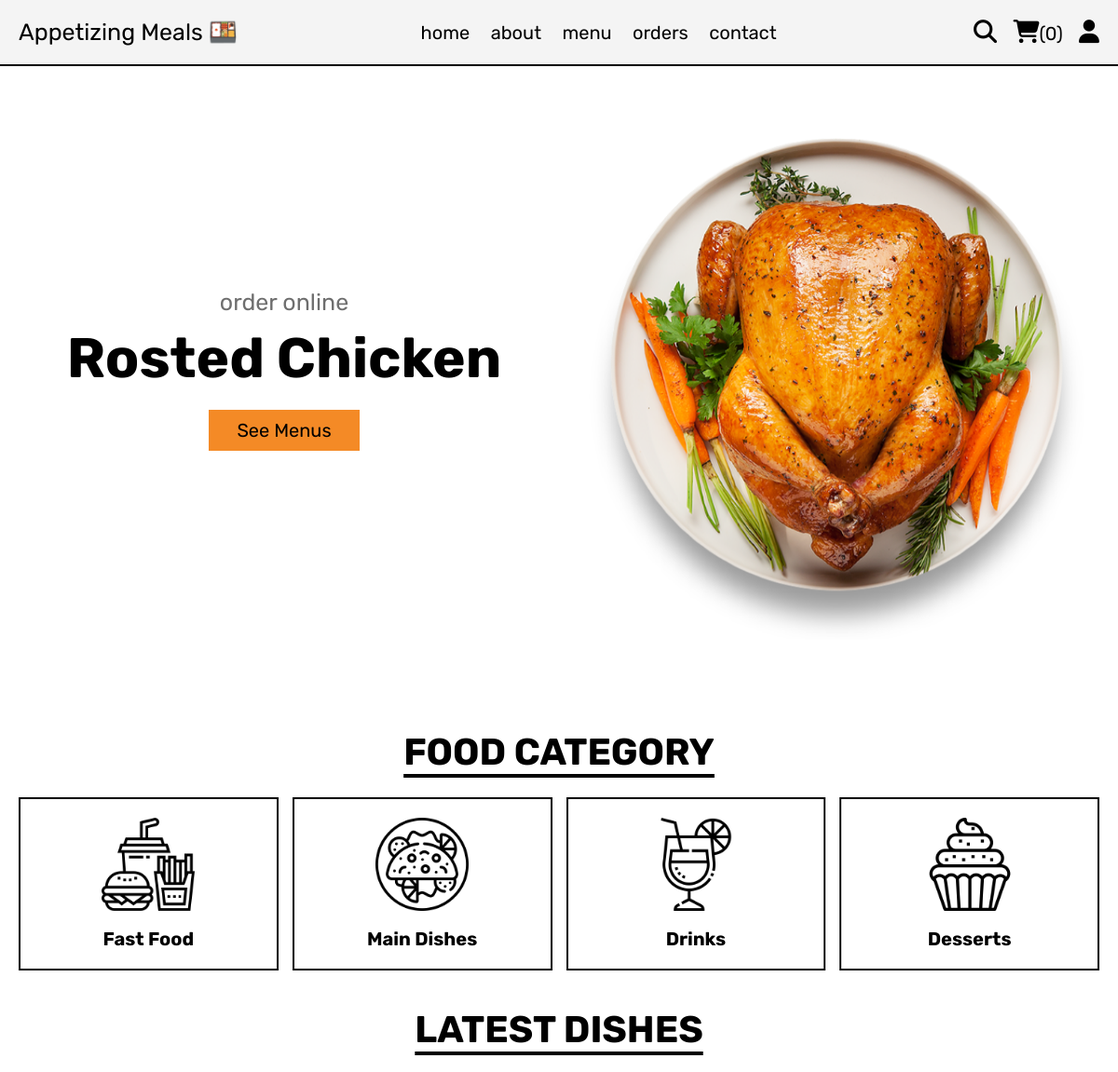
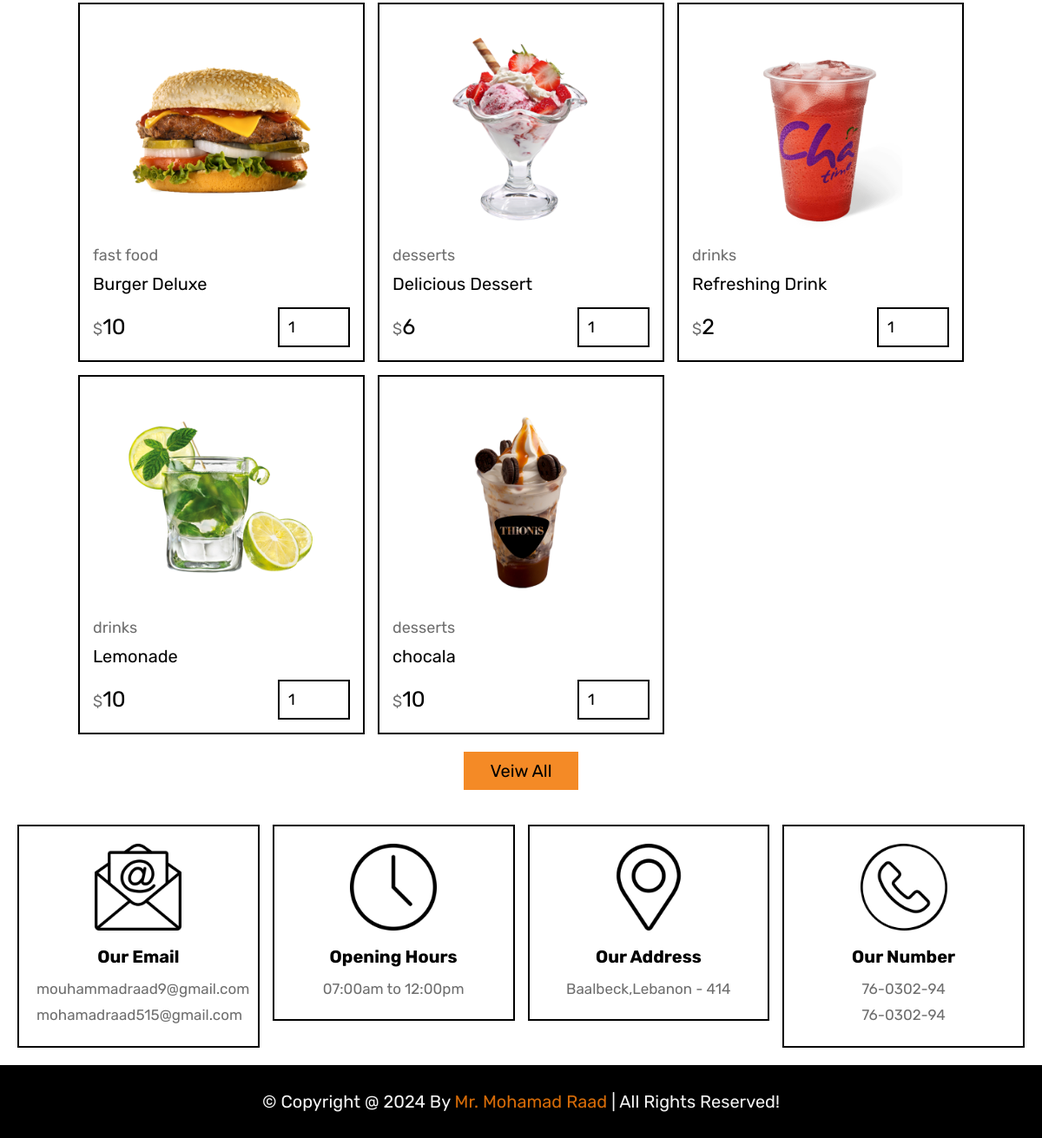
The app's page /home.php with its own data (2 pictures, top to bottom).
### tables this page shows
CREATE TABLE `products` (
  `id` int(100) NOT NULL,
  `name` varchar(100) NOT NULL,
  `category` varchar(100) NOT NULL,
  `price` int(10) NOT NULL,
  `image` varchar(100) NOT NULL
);

### home.php (the view, shortened to what this page needs)
<?php
include 'components/connect.php';
?>
<!DOCTYPE html>
<html lang="en">
<head>
   <link rel="stylesheet" href="https://unpkg.com/swiper@8/swiper-bundle.min.css" />
   <link rel="stylesheet" href="https://cdnjs.cloudflare.com/ajax/libs/font-awesome/6.1.1/css/all.min.css">
   <link rel="stylesheet" href="css/style.css">
</head>
<body>
<?php include 'components/user_header.php'; ?>
<section class="hero">
   <div class="swiper hero-slider">
      <div>
      <div class="swiper-slide slide">
            <div class="content">
               <span>order online</span>
               <h3>rosted chicken</h3>
               <a href="#" class="btn">see menus</a>
            </div>
            <div class="image">
               <img src="images/home-img-3.png" alt="">
            </div>
         </div>
</div>
   </div>
</section>
<section class="category">
   <h1 class="title">food category</h1>
   <div class="box-container">
      <a href="category.php?category=fast food" class="box">
         <img src="images/cat-1.png" alt="">
         <h3>fast food</h3>
      </a>
      <a href="category.php?category=main dish" class="box">
         <img src="images/cat-2.png" alt="">
         <h3>main dishes</h3>
      </a>
      <a href="category.php?category=drinks" class="box">
         <img src="images/cat-3.png" alt="">
         <h3>drinks</h3>
      </a>
      <a href="category.php?category=desserts" class="box">
         <img src="images/cat-4.png" alt="">
         <h3>desserts</h3>
      </a>
   </div>
</section>
<section class="products">
   <h1 class="title">latest dishes</h1>
   <div class="box-container">
      <?php
         $select_products = $conn->prepare("SELECT * FROM `products` LIMIT 6");
         $select_products->execute();
         if($select_products->rowCount() > 0){
            while($fetch_products = $select_products->fetch(PDO::FETCH_ASSOC)){
      ?>
      <form action="" method="post" class="box">
         <img src="uploaded_img/<?= $fetch_products['image']; ?>" alt="">
         <a href="category.php?category=<?= $fetch_products['category']; ?>" class="cat"><?= $fetch_products['category']; ?></a>
         <div class="name"><?= $fetch_products['name']; ?></div>
         <div class="flex">
            <div class="price"><span>$</span><?= $fetch_products['price']; ?></div>
            <input type="number" name="qty" class="qty" min="1" max="99" value="1" maxlength="2">
         </div>
      </form>
      <?php
            }
         }else{
            echo '<p class="empty">no products added yet!</p>';
         }
      ?>
   </div>
   <div class="more-btn">
      <a href="menu.php" class="btn">veiw all</a>
   </div>
</section>
<?php include 'components/footer.php'; ?>
</body>
</html>

### components/user_header.php (shortened to what this page needs)
<header class="header">
   <section class="flex">
      <a href="home.php" class="logo"> Appetizing Meals 🍱</a>
      <nav class="navbar">
         <a href="home.php">home</a>
         <a href="about.php">about</a>
         <a href="menu.php">menu</a>
         <a href="orders.php">orders</a>
         <a href="contact.php">contact</a>
      </nav>
      <div class="icons">
         <?php
            $count_cart_items = $conn->prepare("SELECT * FROM `cart` WHERE user_id = ?");
            $count_cart_items->execute([$user_id]);
            $total_cart_items = $count_cart_items->rowCount();
         ?>
         <a href="search.php"><i class="fas fa-search"></i></a>
         <a href="cart.php"><i class="fas fa-shopping-cart"></i><span>(<?= $total_cart_items; ?>)</span></a>
         <div id="user-btn" class="fas fa-user"></div>
      </div>
   </section>
</header>

### components/footer.php
<footer class="footer">
   <section class="grid">
      <div class="box">
         <img src="images/email-icon.png" alt="">
         <h3>our email</h3>
         <a href="mailto:mouhammadraad9@gmail.com">mouhammadraad9@gmail.com</a>
         <a href="mailto:mohamadraad515@gmail.com">mohamadraad515@gmail.com</a>
      </div>
      <div class="box">
         <img src="images/clock-icon.png" alt="">
         <h3>opening hours</h3>
         <p>07:00am to 12:00pm</p>
      </div>
      <div class="box">
         <img src="images/map-icon.png" alt="">
         <h3>our address</h3>
         <a href="#">Baalbeck,Lebanon - 414</a>
      </div>
      <div class="box">
         <img src="images/phone-icon.png" alt="">
         <h3>our number</h3>
         <a href="tel:76030294">76-0302-94</a>
         <a href="tel:76030294">76-0302-94</a>
   </div>
   </section>
   <div class="credit">&copy; copyright @ <?= date('Y'); ?> by <span>mr. Mohamad Raad</span> | all rights reserved!</div>
</footer>

### css/style.css (style rules this page uses)
:root { --yellow: #f37a09e0; --red: #d32f2f; --white: #f4f4f4; --black: #000000; --light-color: #6e6e6e; --border: .2rem solid var(--black); }
* { font-family: 'Rubik', sans-serif; margin:0; padding:0; box-sizing: border-box; outline: none; border: none; text-decoration: none; }
html { font-size: 62.5%; overflow-x: hidden; scroll-behavior: smooth; stop-opacity: 7rem; }
section { margin:0 auto; max-width: 1200px; padding:2rem; }
.title { text-align: center; margin-bottom: 2.5rem; font-size: 4rem; color:var(--black); text-transform: uppercase; text-decoration: underline; text-underline-offset: 1rem; }
.btn, .delete-btn { margin-top: 1rem; display: inline-block; font-size: 2rem; padding:1rem 3rem; cursor: pointer; text-transform: capitalize; transition: .2s linear; }
.btn { background-color: var(--yellow); color:var(--black); }
.header { position: sticky; top:0; left:0; right:0; z-index: 1000; background-color: var(--white); border-bottom: var(--border); }
.header .flex { display: flex; align-items: center; justify-content: space-between; position: relative; }
.header .flex .logo { font-size: 2.5rem; color:var(--black); }
.header .flex .navbar a { font-size: 2rem; color:var(--black); margin:0 1rem; }
.header .flex .icons > * { margin-left: 1.5rem; font-size: 2.5rem; color:var(--black); cursor: pointer; }
.header .flex .icons span { font-size: 2rem; }
.hero .slide { display: flex; align-items: center; flex-wrap: wrap-reverse; gap:2rem; margin-bottom: 4rem; }
.hero .slide .image { flex:1 1 40rem; }
.hero .slide .image img { width: 100%; }
.hero .slide .content { flex:1 1 40rem; text-align: center; }
.hero .slide .content span { font-size: 2.5rem; color:var(--light-color); }
.hero .slide .content h3 { margin:1rem 0; font-size: 6rem; color:var(--black); text-transform: capitalize; }
.category .box-container { display: grid; grid-template-columns: repeat(auto-fit, minmax(27rem, 1fr)); gap:1.5rem; align-items: flex-start; }
.category .box-container .box { border:var(--border); padding:2rem; text-align: center; }
.category .box-container .box img { width: 100%; height: 10rem; object-fit: contain; }
.category .box-container .box h3 { font-size: 2rem; margin-top: 1.5rem; color:var(--black); text-transform: capitalize; }
.products .box-container { display: grid; grid-template-columns: repeat(auto-fit, 33rem); justify-content: center; align-items: flex-start; gap:1.5rem; }
.products .box-container .box { border:var(--border); padding:1.5rem; position: relative; overflow: hidden; }
.products .box-container .box img { height: 25rem; width: 100%; object-fit: contain; margin-bottom: 1rem; }
.products .box-container .box .cat { font-size: 1.8rem; color:var(--light-color); }
.products .box-container .box .name { font-size: 2rem; color:var(--black); margin:1rem 0; }
.products .box-container .box .flex { display: flex; align-items: center; gap:1rem; margin-top: 1.5rem; }
.products .box-container .box .flex .price { margin-right: auto; font-size: 2.5rem; color:var(--black); }
.products .box-container .box .flex .price span { color:var(--light-color); font-size: 1.8rem; }
.products .box-container .box .flex .qty { padding:1rem; border:var(--border); font-size: 1.8rem; color:var(--black); }
.products .more-btn { margin-top: 1rem; text-align: center; }
.footer .grid { display: grid; grid-template-columns: repeat(auto-fit, minmax(27rem, 1fr)); gap:1.5rem; align-items: flex-start; }
.footer .grid .box { border:var(--border); padding:2rem; text-align: center; }
.footer .grid .box img { height: 10rem; width: 100%; object-fit: contain; margin-bottom: .5rem; }
.footer .grid .box h3 { margin:1rem 0; font-size: 2rem; color:var(--black); text-transform: capitalize; }
.footer .grid .box p, .footer .grid .box a { display: block; font-size: 1.7rem; color:var(--light-color); line-height: 1.8; }
.credit { padding:3rem 2rem; text-align: center; background-color: var(--black); color:var(--white); font-size: 2rem; text-transform: capitalize; }
.credit span { color:var(--yellow); }

### records on screen
products: image (picture), category "fast food", name "Burger Deluxe", price "10"
products: image (picture), category "desserts", name "Delicious Dessert", price "6"
products: image (picture), category "drinks", name "Refreshing Drink", price "2"
products: image (picture), category "drinks", name "Lemonade", price "10"
products: image (picture), category "desserts", name "chocala", price "10"

### other values on screen
$total_cart_items "0"
